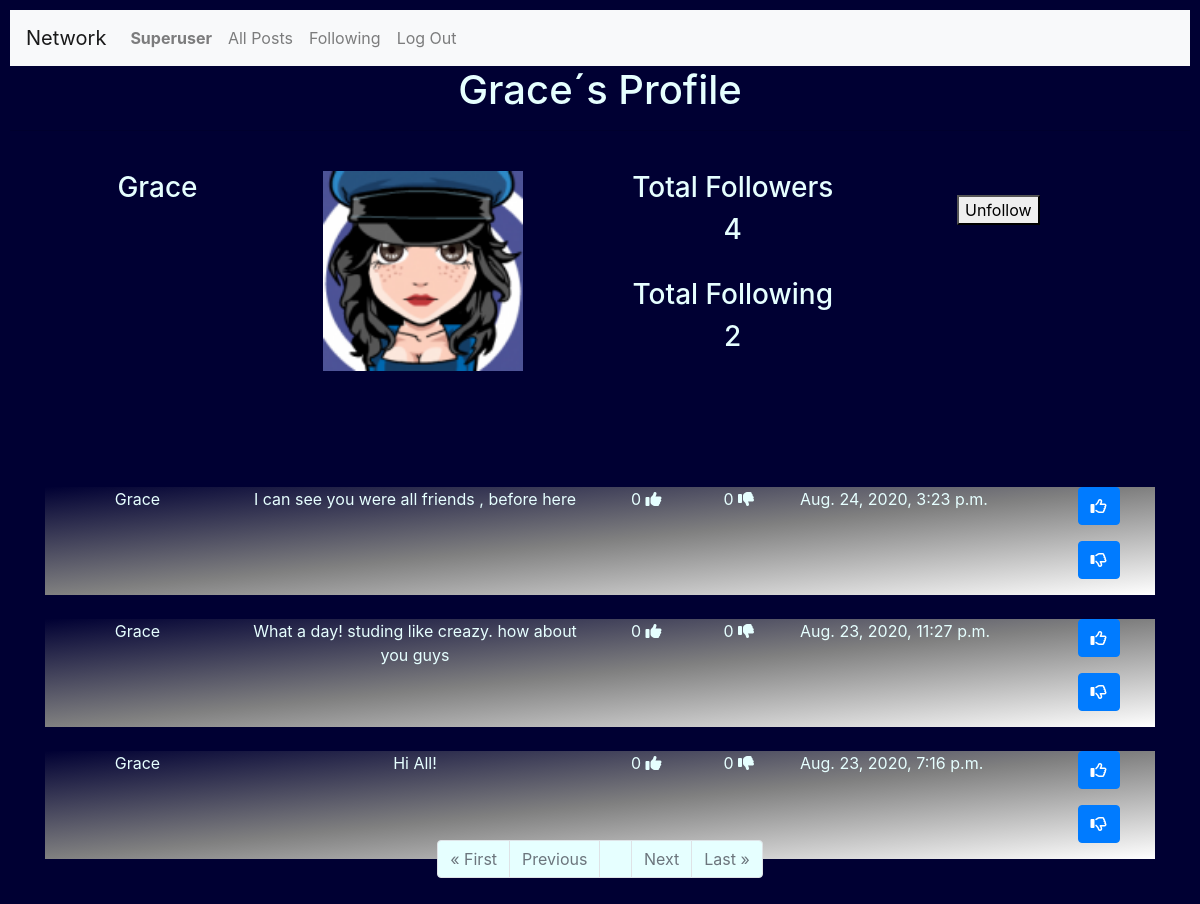
Screenshot of /profile/Grace (signed in) with the database file from the repository.
### network/models.py (models this page shows, shortened)
class User(AbstractUser):
    pass

class Profile(models.Model):
    User = models.ForeignKey('User', on_delete = models.CASCADE)
    Follower = models.ManyToManyField('User', blank=True, related_name="Followers")  #seguidores
    Following = models.ManyToManyField('User',blank=True, related_name= "Following")  #seguindo
    Avatar = models.ImageField(upload_to="media", blank=True)

class Posts(models.Model):
    User = models.ForeignKey('User', on_delete = models.CASCADE)
    Post = models.TextField(max_length=255)
    Date = models.DateTimeField(auto_now_add=True)
    Likes = models.IntegerField(blank=True, null=True)
    Unlikes = models.IntegerField(blank=True, null=True)

### network/views.py (the view)
# urls.py: path("profile/<str:username>",views.profile, name="profile"),
@login_required
@csrf_exempt
def profile(request,username):
    if request.user.is_authenticated:
        profile= []
        UserPosts = []
        TFollowers = 0
        TFollowing = 0
        searchuser = username
        userid = User.objects.filter(username=searchuser).values('id')
        print("inside profile")
        for u in userid:
            User_id = int(u['id'])
        print(userid, User_id )
        profile = Profile.objects.filter(User=User_id )
        UserPosts = Posts.objects.filter(User=User_id).order_by('-Date')
        for FS in profile:
            TFollowers = FS.Follower.all().count() #total followers
            UFollowers = FS.Follower.all() #followers names
        for FG in profile:
            TFollowing = FG.Following.all().count() #total following
            UFollowing = FG.Following.all() #following names
        if request.user.id == User_id:
            ShowFollowornot = "no"
        else:
            ShowFollowornot = "yes"
        if request.user in UFollowers:
           btnfollow = "Unfollow"
        else:
            btnfollow = "Follow"
        paginator = Paginator(UserPosts, 10)
        page_number = request.GET.get('page')
        page_itens = paginator.get_page(page_number)
        context={
            "User":searchuser,
            "Profiles":profile,
            "TotalFollowers":TFollowers,
            "TotalFollowing":TFollowing,
            "ShowFollowornot" :ShowFollowornot,
            "btnfollow" : btnfollow,
            "UserFollowers":UFollowers,
            "Userfollowing":UFollowing ,
            "page_obj": page_itens,
            "UserEdit" : request.user.username,
        }
        return render(request, "network/profile.html", context)
    else:
        context={
            "Message": "Please Login or join our Network",
        }
        return render(request, "network/login.html", context)

### network/templates/network/profile.html (shortened to what this page needs)
{% extends "network/layout.html" %}
{% load static %}
{% block body %}
  <h1>{{ User|title }}´s Profile</h1>
  <hr>
  <div class="form-group" >
      <form >
      {% for P  in Profiles %}
            <div class="container" style="border:#004d00; width:90%" >
                 <br>
                 <div class="row"  width="1700px" style="text-align: center;">
                      <div class="col-lg-2" >
                           <h3>{{P.User |title}}</h3>
                      </div>
                      <div class="col-lg-4">
                           <img src=" {{P.Avatar.url}} "  width="200" style="text-align: center;" alt={{P.Avatar}}>
                      </div>
                       <div class="col-lg-3" style="text-align: center;">
                            <h3>Total Followers    </h3>
                            <h3 >{{TotalFollowers}} </h3>
                            <br>
                            <h3>Total Following    </h3>
                            <h3>{{TotalFollowing}} </h3>
                        </div>
                        {% if ShowFollowornot == "yes" %}
                               <div class="col-lg-3"  id="Follow" style="text-align: center;">
                                    <br>
                                    <button type="Submit" id="follow_me"  value={{btnfollow}} > {{btnfollow}}   </button>
                                    <br>
                               </div>
                        {% endif %}
              </div>
            </div>
      {% endfor %}
    </form>
</div>
<div class="container" style="border:#004d00; width:100%">
    {%for Post in page_obj %}
        <div class="container" style="position:relative; top:100px;background-image: linear-gradient(to top left, white, gray,	 #000033 );">
              <div class="row">
                  <div class="col-lg-2" style="text-align: center;">
                    <p> {{ Post.User |title }} </p>
                  </div>
                  <div class="col-lg-4" style="text-align: center;">
                        <div id="divpost-{{Post.id}}">
                            <p id={{Post.id}}> {{Post.Post}} </p>
                        </div>
                  </div>
                  <div class="col-lg-1" style="text-align: center;">
                        {% if Post.Likes == None%}
                               <p> 0 <i class="fas fa-thumbs-up"></i></p>
                        {% else %}
                               <p> {{ Post.Likes  }}  <i class="fas fa-thumbs-up"></i></p>
                        {% endif %}
                   </div>
                   <div class="col-lg-1" style="text-align: center;">
                        {% if Post.Unlikes == None%}
                              <p> 0 <i class="fas fa-thumbs-down"></i></p>
                        {% else %}
                              <p> {{ Post.Unlikes }}  <i class="fas fa-thumbs-down"></i></p>
                        {% endif %}
                   </div>
                   <div class="col-lg-3">
                             <p> {{Post.Date}} </p>
                   </div>
                   <div class="col-lg-1">
                     <p> <button class="btn btn-primary" id="likes-{{Post.id}}" onclick="likepost({{Post.id}},'profile')">
                          <i class="far fa-thumbs-up"></i>
                         </button></p>
                     <p> <button class="btn btn-primary" id="unlikes-{{Post.id}}" onclick="unlikepost({{Post.id}},'profile')">
                            <i class="far fa-thumbs-down"></i>
                         </button></p>
                   </div>
              </div>
        </div>
        <br>
    {% endfor %}
    <br>
    <hr>
    <form>
       <div class="container" >
          <ul class="pagination justify-content-center"  >
              {% if page_obj.has_previous %}
                        <li class="page-item"><a href="?page=1" class="page-link" style="background-color:#e6ffff;">&laquo; First</a></li>
                        <li class="page-item"><a href="?page={{ page_obj.previous_page_number }}" class="page-link" style="background-color:#e6ffff;">Previous</a></li>
              {% else %}
                    <li class="page-item disabled"><a class="page-link" style="background-color:#e6ffff;">&laquo; First</a></li>
                    <li class="page-item disabled"><a class="page-link" style="background-color:#e6ffff;">Previous</a></li>
              {% endif %}
              {% if page_obj.number %}
                    <li class="page-item"><a class="page-link" style="background-color:#e6ffff;">{{ page_obj.number }}</a></li>
              {% else %}
                    <li class="page-item"><a class="page-link" style="background-color:#e6ffff;">0</a></li>
              {% endif %}
              {% if page_obj.has_next %}
                    <li class="page-item"><a href="?page={{ page_obj.next_page_number }}" class="page-link" style="background-color:#e6ffff;">Next</a></li>
                    <li class="page-item"><a href="?page={{ page_obj.paginator.num_pages }}" class="page-link" style="background-color:#e6ffff;">Last &raquo;</a></li>
              {% else %}
                    <li class="page-item disabled"><a class="page-link" style="background-color:#e6ffff;">Next</a></li>
                    <li class="page-item disabled"><a class="page-link" style="background-color:#e6ffff;">Last &raquo;</a></li>
              {% endif %}
        </ul>
      </div>
    </form>
</div>
{% endblock %}

### network/templates/network/layout.html (shortened to what this page needs)
{% load static %}
<!DOCTYPE html>
<html lang="en">
    <head>
        <link rel="stylesheet" href="https://stackpath.bootstrapcdn.com/bootstrap/4.4.1/css/bootstrap.min.css">
        <link rel="stylesheet" href="https://cdnjs.cloudflare.com/ajax/libs/font-awesome/4.7.0/css/font-awesome.min.css">
        <link href="{% static 'network/styles.css' %}" rel="stylesheet">
    </head>
    <body>
        <nav class="navbar navbar-expand-lg navbar-light bg-light" >
            <a class="navbar-brand" href="#">Network</a>
            <div style="color : #000033;">
              <ul class="navbar-nav mr-auto">
                {% if user.is_authenticated %}
                    <li class="nav-item">
                        <a class="nav-link" href="{% url 'network:profile' user.username  %}"><strong>{{ user.username |title}}</strong></a>
                    </li>
                {% endif %}
                <li class="nav-item">
                  <a class="nav-link" href="{% url 'network:index' %}">All Posts</a>
                </li>
                {% if user.is_authenticated %}
                    <li class="nav-item">
                        <a class="nav-link" href="{% url 'network:following' %}">Following</a>
                    </li>
                    <li class="nav-item">
                        <a class="nav-link" href="{% url 'network:logout' %}">Log Out</a>
                    </li>
                {% endif %}
              </ul>
            </div>
          </nav>
        <div class="body">
            {% block body %}
            {% endblock %}
        </div>
    </body>
</html>

### network/static/network/styles.css (style rules this page uses)
body { padding: 10px; color: #e6ffff ; background-color: #000033; background-position: center; background-repeat: no-repeat; background-size: cover; height: 100%; width: 100%; }
h1 { text-align: center; }

### rows the page displays
User: username "Superuser"
User: username "Grace"
Profile: User "Grace", Avatar (picture), TotalFollowers "4", TotalFollowing "2", btnfollow "Unfollow"
Posts: User "Grace", Post "I can see you were all friends , before here", shows "0", Date "Aug. 24, 2020, 3:23 p.m."
Posts: User "Grace", Post "What a day! studing like creazy. how about you guys", shows "0", Date "Aug. 23, 2020, 11:27 p.m."
Posts: User "Grace", Post "Hi All!", shows "0", Date "Aug. 23, 2020, 7:16 p.m."
